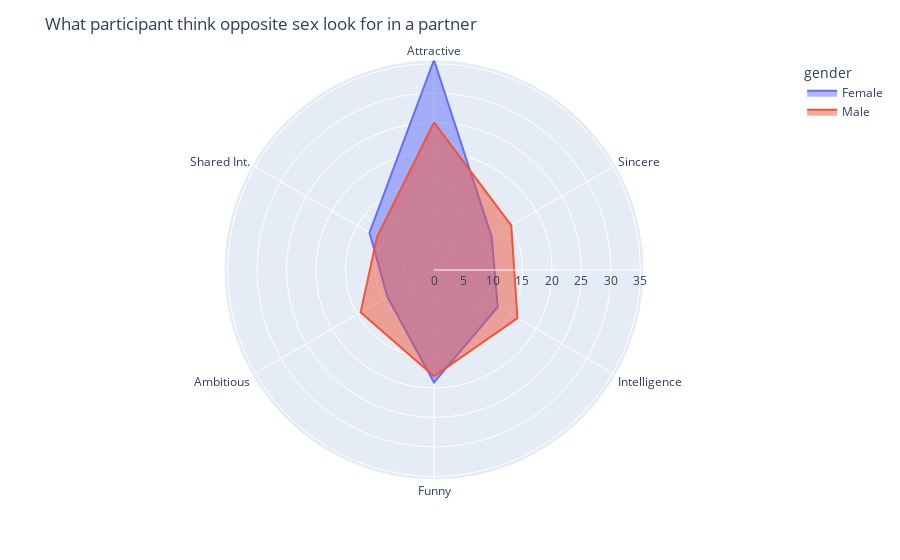

The code cell stored with this chart in its notebook:
### Code cell
# Create the radar chart using Plotly Express
fig = px.line_polar(radar_chart_melted2, r='rating', theta='attribute', line_close=True, color='gender')

fig.update_layout(title='What participant think opposite sex look for in a partner')
fig.update_traces(fill='toself', textposition='top center')
fig.show()

### Figure 1 — Plotly figure (JSON) as saved in the notebook; plotly's stock layout.template omitted (floating-point values rounded to 4 significant figures)
{"data": [{"fill": "toself", "hovertemplate": "gender=Female<br>rating=%{r}<br>attribute=%{theta}<extra></extra>", "legendgroup": "Female", "line": {"color": "#636efa", "dash": "solid"}, "marker": {"symbol": "circle"}, "mode": "lines", "name": "Female", "r": [35.6, 11.28, 12.48, 19.05, 9.114, 12.63, 35.6], "showlegend": true, "subplot": "polar", "textposition": "top center", "theta": ["Attractive", "Sincere", "Intelligence", "Funny", "Ambitious", "Shared Int.", "Attractive"], "type": "scatterpolar"}, {"fill": "toself", "hovertemplate": "gender=Male<br>rating=%{r}<br>attribute=%{theta}<extra></extra>", "legendgroup": "Male", "line": {"color": "#EF553B", "dash": "solid"}, "marker": {"symbol": "circle"}, "mode": "lines", "name": "Male", "r": [25.01, 15.13, 16.33, 18.02, 14.36, 11.16, 25.01], "showlegend": true, "subplot": "polar", "textposition": "top center", "theta": ["Attractive", "Sincere", "Intelligence", "Funny", "Ambitious", "Shared Int.", "Attractive"], "type": "scatterpolar"}], "layout": {"legend": {"title": {"text": "gender"}, "tracegroupgap": 0}, "margin": {"t": 60}, "polar": {"angularaxis": {"direction": "clockwise", "rotation": 90}, "domain": {"x": [0, 1], "y": [0, 1]}}, "title": {"text": "What participant think opposite sex look for in a partner"}}}
